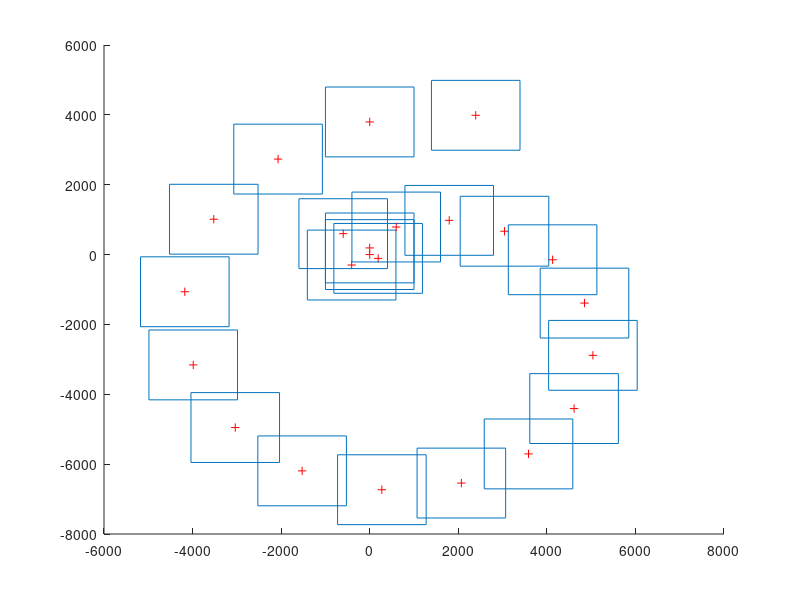

Here is the MATLAB script that generated this plot:
steps=1
maxT=2;
cT=0;
T=[];
for cT=1:maxT
    T=[T cT-1:0.25^(cT):cT];
end
xPix=2000;
yPix=2000;
sizeX=0;
sizeY=0; % much bigger in y than x
dx=(1+sizeX)*xPix/steps*(sin(T*2*pi/steps)+2*pi/steps*T.*cos(T*2*pi/steps));
dy=(1+sizeY)*yPix/steps*(cos(T*2*pi/steps)-2*pi/steps*T.*sin(T*2*pi/steps));
x=cumsum(dx).*mean(diff(T));y=cumsum(dy).*mean(diff(T));




for i=[0:length(x)]
    if i==0
        hold off
        cX=0;cY=0;
        hold on
    else
        cX=x(i);
        cY=y(i);
    end
    plot(cX,cY,'r+')
    line([cX-xPix/2 cX+xPix/2],[cY-yPix/2 cY-yPix/2]);
    line([cX-xPix/2 cX+xPix/2],[cY+yPix/2 cY+yPix/2]);
    line([cX-xPix/2 cX-xPix/2],[cY-yPix/2 cY+yPix/2]);
    line([cX+xPix/2 cX+xPix/2],[cY-yPix/2 cY+yPix/2]);
end